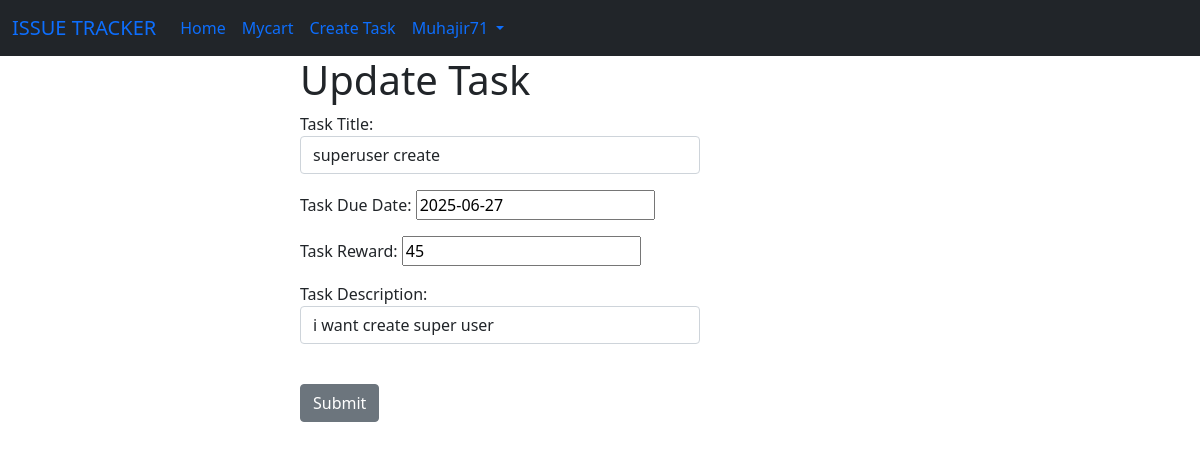
Screenshot of /updatetask/1 (signed in) with the database file from the repository.
### myapp/models.py (models this page shows)
class TaskDetails(models.Model):
    TASK_TITLE=models.CharField(max_length=100)
    TASK_CREATED=models.ForeignKey(User,related_name='tasks_created',on_delete=models.CASCADE,null=True)
    TASK_CLOSED=models.ForeignKey(User,related_name='tasks_closed',on_delete=models.CASCADE,null=True)
    TASK_CREATED_ON=models.DateField(auto_now_add=True,null=True)
    TASK_CLOSED_ON=models.DateField(null=True)
    TASK_DUE_DATE=models.DateField()
    TASK_REWARD=models.IntegerField()
    TASK_DESCRIPTION=models.CharField(max_length=300)
    TASK_HOLDER=models.CharField(max_length=100,null=True)
    Choice = [
        ('Open','Open'),
        ('Closed', 'Closed'),
        ('Reopen', 'Reopen'),
        ('Expired', 'Expired'),
        ('Resolved', 'Resolved'),
        ('Inprocess','Inprocess'),
    ]
    TASK_STATUS=models.CharField(max_length=100,choices=Choice,default='Open')

### myapp/views.py (the view)
# urls.py: path('updatetask/<int:pk>',views.Updatetask,name='updatetaskpage'),
def Updatetask(request,pk):
    if request.user.is_authenticated:
        UpdateDatas=TaskDetails.objects.get(id=pk)
        form=TaskDetailsForm(request.POST or None, instance=UpdateDatas )
        if form.is_valid():
            form.save()
            messages.success(request,'Your Task updated succesfully')
            return redirect('basepage')
        return render(request,'Updatetask.html',{'form':form})
    else:
        messages.success(request,'You must have to be login to  update task')
        return redirect('loginpage')

### myapp/forms.py
class TaskDetailsForm(forms.ModelForm):
      TASK_TITLE=forms.CharField(label='Task Title',widget=forms.TextInput(attrs={'class':'form-control'}))
      TASK_DUE_DATE=forms.DateField(label='Task Due Date')
      TASK_REWARD=forms.IntegerField(label='Task Reward')
      TASK_DESCRIPTION=forms.CharField(label='Task Description',widget=forms.TextInput(attrs={'class':'form-control'}))
      class Meta:
        model= TaskDetails
        fields = ['TASK_TITLE','TASK_DUE_DATE','TASK_REWARD','TASK_DESCRIPTION']

### myapp/TEMPLATES/Updatetask.html (shortened to what this page needs)
{% extends 'Base.html'%}
    {% block content %}
    <div class="col-4 offset-3">
    <h1>Update Task</h1>
   <form action="" method="post">
    {{form.as_p}}
    <br>
    <button type="submit" class="btn btn-secondary">Submit</button> &nbsp;
   </form>
</div>
    {% endblock content %}

### myapp/TEMPLATES/Navbar.html (shortened to what this page needs)
<nav class="navbar navbar-expand-lg  bg-dark">
    <div class="container-fluid">
      <a class="navbar-brand text-bg-dark " href="#">ISSUE TRACKER</a>
      <div class="collapse navbar-collapse" id="navbarSupportedContent">
        <ul class="navbar-nav me-auto mb-2 mb-lg-0">
        {%   if request.user.is_authenticated and request.user.is_superuser %}
        <li class="nav-item">
          <a class="nav-link active text-bg-dark" aria-current="page" href="{% url "basepage" %}">Home</a>
        </li>
        <li class="nav-item">
          <a class="nav-link active text-bg-dark" aria-current="page" href="{% url "mycartpage" %}">Mycart</a>
        </li>
        <li class="nav-item">
          <a class="nav-link text-bg-dark " href=" {% url "taskdetailspage" %}">Create Task</a>
        </li>
        <li class="nav-item">
          <a class="nav-link text-bg-dark " href=" {% url "accountpage" %}">Add Coin</a>
        </li>
          <li class="nav-item dropdown">
            <a class="nav-link dropdown-toggle text-bg-dark" href="#" id="navbarDropdown" role="button" data-bs-toggle="dropdown" aria-expanded="false">
              {{request.user.username|capfirst}}
            </a>
            <ul class="dropdown-menu" aria-labelledby="navbarDropdown">
              <li><a class="dropdown-item" href="{% url "userprofilepage" %}">Show Profile</a></li>
              <li><a class="dropdown-item" href="{% url "changepasswordpage" %}">Change Password</a></li>
              <li><hr class="dropdown-divider"></li>
              <li><a class="dropdown-item" href="{% url "logoutpage" %}">Logout</a></li>
            </ul>
            {% elif request.user.is_authenticated   %}
            <li class="nav-item">
          <a class="nav-link active text-bg-dark" aria-current="page" href="{% url "basepage" %}">Home</a>
        </li>
        <li class="nav-item">
          <a class="nav-link active text-bg-dark" aria-current="page" href="{% url "mycartpage" %}">Mycart</a>
        </li>
        <li class="nav-item">
          <a class="nav-link text-bg-dark " href=" {% url "taskdetailspage" %}">Create Task</a>
        </li>
          <li class="nav-item dropdown">
            <a class="nav-link dropdown-toggle text-bg-dark" href="#" id="navbarDropdown" role="button" data-bs-toggle="dropdown" aria-expanded="false">
              {{request.user.username|capfirst}}
            </a>
        {% endif %}
        </ul>
      </div>
    </div>
  </nav>

### rows the page displays
TaskDetails: TASK_TITLE "superuser create", TASK_DUE_DATE "2025-06-27", TASK_REWARD "45", TASK_DESCRIPTION "i want create super user"

### other values shown
{{ request.user.username|capfirst }} "Muhajir71"
